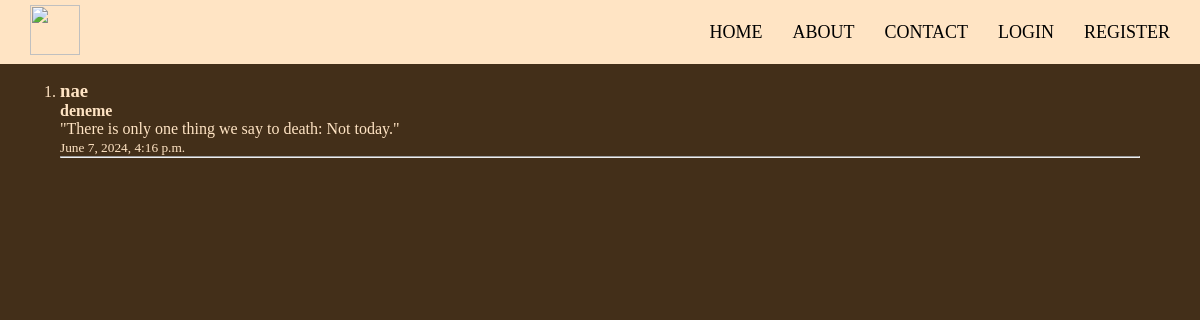
The page /article_detail/1 on the database its author committed.
### article/models.py (models this page shows, shortened)
class Article(models.Model):
    author = models.ForeignKey("auth.User", on_delete=models.CASCADE)
    title = models.CharField(max_length=150)
    content = models.TextField(max_length=500)
    created_date = models.DateTimeField(auto_now_add=True)

### article/views.py (the view)
# urls.py: path("article_detail/<int:id>", article_detail, name="article_detail"),
def article_detail(request, id):
    article = Article.objects.filter(id=id).first()
    context = {"article" : article}
    return render(request, "article_detail.html", context)

### templates/article_detail.html (shortened to what this page needs)
{% extends "base.html" %}
{% block body %}
   <div class="articles">
   <ul>
       <li>
        <h3>{{article.author}}</h3>
        <h4>{{article.title}}</h4>
        <p>{{article.content}}</p>
        <small>{{article.created_date}}</small>
      </li>
      <hr>
    </div>
{% endblock body %}

### static/style.css (style rules this page uses)
* { margin: 0; padding: 0; box-sizing: border-box; text-decoration: none; list-style: none; }
body { background-color: rgb(67, 47, 25); color: aliceblue; }
.articles { color: bisque; }
.articles ul li { list-style: decimal; }

### rows shown on the page
Article: author "nae", title "deneme", content "\"There is only one thing we say to death: Not today.\"", created_date "June 7, 2024, 4:16 p.m."
